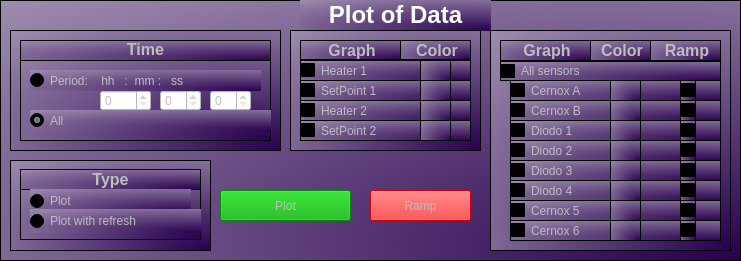
   <widget class="QFrame" name="plotofdata">
    <property name="enabled">
     <bool>true</bool>
    </property>
    <property name="geometry">
     <rect>
      <x>10</x>
      <y>30</y>
      <width>741</width>
      <height>261</height>
     </rect>
    </property>
    <property name="cursor">
     <cursorShape>ArrowCursor</cursorShape>
    </property>
    <property name="toolTip">
     <string/>
    </property>
    <property name="styleSheet">
     <string notr="true">background-color: qradialgradient(spread:pad, cx:0.531, cy:0.664773, radius:2, fx:1, fy:1, stop:0 rgba(40, 0, 78, 255), stop:1 rgba(255, 255, 255, 255));
</string>
    </property>
    <property name="frameShape">
     <enum>QFrame::StyledPanel</enum>
    </property>
    <property name="frameShadow">
     <enum>QFrame::Raised</enum>
    </property>
    <widget class="QFrame" name="frame">
     <property name="geometry">
      <rect>
       <x>10</x>
       <y>160</y>
       <width>201</width>
       <height>91</height>
      </rect>
     </property>
     <property name="styleSheet">
      <string notr="true">
font: 11pt &quot;Sans Serif&quot;;</string>
     </property>
     <property name="frameShape">
      <enum>QFrame::StyledPanel</enum>
     </property>
     <property name="frameShadow">
      <enum>QFrame::Raised</enum>
     </property>
     <widget class="QFrame" name="frame_7">
      <property name="geometry">
       <rect>
        <x>10</x>
        <y>9</y>
        <width>181</width>
        <height>71</height>
       </rect>
      </property>
      <property name="styleSheet">
       <string notr="true">font: 12pt &quot;Sans Serif&quot;;</string>
      </property>
      <property name="frameShape">
       <enum>QFrame::StyledPanel</enum>
      </property>
      <property name="frameShadow">
       <enum>QFrame::Raised</enum>
      </property>
      <widget class="QFrame" name="frame_9">
       <property name="geometry">
        <rect>
         <x>0</x>
         <y>0</y>
         <width>181</width>
         <height>21</height>
        </rect>
       </property>
       <property name="frameShape">
        <enum>QFrame::StyledPanel</enum>
       </property>
       <property name="frameShadow">
        <enum>QFrame::Raised</enum>
       </property>
       <widget class="QLabel" name="Type">
        <property name="enabled">
         <bool>false</bool>
        </property>
        <property name="geometry">
         <rect>
          <x>0</x>
          <y>0</y>
          <width>181</width>
          <height>21</height>
         </rect>
        </property>
        <property name="styleSheet">
         <string notr="true">background-color: rgba(0, 0, 0, 0);</string>
        </property>
        <property name="text">
         <string>&lt;html&gt;&lt;head/&gt;&lt;body&gt;&lt;p align=&quot;center&quot;&gt;&lt;span style=&quot; font-size:12pt; font-weight:600;&quot;&gt;Type&lt;/span&gt;&lt;/p&gt;&lt;/body&gt;&lt;/html&gt;</string>
        </property>
       </widget>
      </widget>
      <widget class="QRadioButton" name="grafica2">
       <property name="enabled">
        <bool>false</bool>
       </property>
       <property name="geometry">
        <rect>
         <x>10</x>
         <y>20</y>
         <width>161</width>
         <height>24</height>
        </rect>
       </property>
       <property name="styleSheet">
        <string notr="true">background-color: a(0);
font: 11pt &quot;Sans Serif&quot;;
</string>
       </property>
       <property name="text">
        <string>Plot </string>
       </property>
       <property name="checkable">
        <bool>true</bool>
       </property>
       <property name="checked">
        <bool>false</bool>
       </property>
      </widget>
      <widget class="QRadioButton" name="grafica1">
       <property name="enabled">
        <bool>false</bool>
       </property>
       <property name="geometry">
        <rect>
         <x>10</x>
         <y>40</y>
         <width>171</width>
         <height>24</height>
        </rect>
       </property>
       <property name="styleSheet">
        <string notr="true">background-color: a(0);
</string>
       </property>
       <property name="text">
        <string>Plot with refresh</string>
       </property>
       <property name="checked">
        <bool>false</bool>
       </property>
      </widget>
     </widget>
    </widget>
    <widget class="QFrame" name="frame_2">
     <property name="geometry">
      <rect>
       <x>10</x>
       <y>30</y>
       <width>271</width>
       <height>121</height>
      </rect>
     </property>
     <property name="styleSheet">
      <string notr="true">
font: 11pt &quot;Sans Serif&quot;;</string>
     </property>
     <property name="frameShape">
      <enum>QFrame::StyledPanel</enum>
     </property>
     <property name="frameShadow">
      <enum>QFrame::Raised</enum>
     </property>
     <widget class="QFrame" name="frame_6">
      <property name="geometry">
       <rect>
        <x>10</x>
        <y>10</y>
        <width>251</width>
        <height>101</height>
       </rect>
      </property>
      <property name="frameShape">
       <enum>QFrame::StyledPanel</enum>
      </property>
      <property name="frameShadow">
       <enum>QFrame::Raised</enum>
      </property>
      <widget class="QFrame" name="frame_4">
       <property name="geometry">
        <rect>
         <x>0</x>
         <y>0</y>
         <width>251</width>
         <height>21</height>
        </rect>
       </property>
       <property name="frameShape">
        <enum>QFrame::StyledPanel</enum>
       </property>
       <property name="frameShadow">
        <enum>QFrame::Raised</enum>
       </property>
       <widget class="QLabel" name="Time">
        <property name="enabled">
         <bool>false</bool>
        </property>
        <property name="geometry">
         <rect>
          <x>0</x>
          <y>0</y>
          <width>251</width>
          <height>20</height>
         </rect>
        </property>
        <property name="styleSheet">
         <string notr="true">
border: 0px solid black;
background-color: rgba(0, 0, 0, 0);</string>
        </property>
        <property name="text">
         <string>&lt;html&gt;&lt;head/&gt;&lt;body&gt;&lt;p align=&quot;center&quot;&gt;&lt;span style=&quot; font-size:12pt; font-weight:600;&quot;&gt;Time&lt;/span&gt;&lt;/p&gt;&lt;/body&gt;&lt;/html&gt;</string>
        </property>
       </widget>
      </widget>
      <widget class="QRadioButton" name="radioButton">
       <property name="enabled">
        <bool>false</bool>
       </property>
       <property name="geometry">
        <rect>
         <x>10</x>
         <y>30</y>
         <width>231</width>
         <height>21</height>
        </rect>
       </property>
       <property name="styleSheet">
        <string notr="true">background-color: a(0);</string>
       </property>
       <property name="text">
        <string>Period:    hh   :  mm :   ss</string>
       </property>
      </widget>
      <widget class="QSpinBox" name="hh">
       <property name="enabled">
        <bool>false</bool>
       </property>
       <property name="geometry">
        <rect>
         <x>80</x>
         <y>50</y>
         <width>51</width>
         <height>21</height>
        </rect>
       </property>
       <property name="styleSheet">
        <string notr="true">background-color: rgb(255, 255, 255);</string>
       </property>
      </widget>
      <widget class="QSpinBox" name="mm">
       <property name="enabled">
        <bool>false</bool>
       </property>
       <property name="geometry">
        <rect>
         <x>140</x>
         <y>50</y>
         <width>41</width>
         <height>21</height>
        </rect>
       </property>
       <property name="styleSheet">
        <string notr="true">background-color: rgb(255, 255, 255);</string>
       </property>
      </widget>
      <widget class="QSpinBox" name="ss">
       <property name="enabled">
        <bool>false</bool>
       </property>
       <property name="geometry">
        <rect>
         <x>190</x>
         <y>50</y>
         <width>41</width>
         <height>21</height>
        </rect>
       </property>
       <property name="styleSheet">
        <string notr="true">background-color: rgb(255, 255, 255);</string>
       </property>
      </widget>
      <widget class="QRadioButton" name="radioButton_2">
       <property name="enabled">
        <bool>false</bool>
       </property>
       <property name="geometry">
        <rect>
         <x>10</x>
         <y>70</y>
         <width>251</width>
         <height>21</height>
        </rect>
       </property>
       <property name="styleSheet">
        <string notr="true">background-color: a(0);</string>
       </property>
       <property name="text">
        <string>All</string>
       </property>
       <property name="checked">
        <bool>true</bool>
       </property>
      </widget>
      <zorder>ss</zorder>
      <zorder>frame_4</zorder>
      <zorder>radioButton</zorder>
      <zorder>hh</zorder>
      <zorder>mm</zorder>
      <zorder>radioButton_2</zorder>
     </widget>
    </widget>
    <widget class="QPushButton" name="pushButton">
     <property name="enabled">
      <bool>false</bool>
     </property>
     <property name="geometry">
      <rect>
       <x>220</x>
       <y>190</y>
       <width>131</width>
       <height>31</height>
      </rect>
     </property>
     <property name="toolTip">
      <string>&lt;html&gt;&lt;head/&gt;&lt;body&gt;&lt;p align=&quot;center&quot;&gt;Plot&lt;/p&gt;&lt;/body&gt;&lt;/html&gt;</string>
     </property>
     <property name="whatsThis">
      <string>&lt;html&gt;&lt;head/&gt;&lt;body&gt;&lt;p align=&quot;center&quot;&gt;Plot&lt;/p&gt;&lt;/body&gt;&lt;/html&gt;</string>
     </property>
     <property name="styleSheet">
      <string notr="true">background-color: rgb(0, 170, 0);
font: 12pt &quot;Sans Serif&quot;;</string>
     </property>
     <property name="text">
      <string>Plot</string>
     </property>
    </widget>
    <widget class="QLabel" name="label_4">
     <property name="enabled">
      <bool>true</bool>
     </property>
     <property name="geometry">
      <rect>
       <x>300</x>
       <y>0</y>
       <width>191</width>
       <height>31</height>
      </rect>
     </property>
     <property name="styleSheet">
      <string notr="true">background-color: a(0);</string>
     </property>
     <property name="text">
      <string>&lt;html&gt;&lt;head/&gt;&lt;body&gt;&lt;p align=&quot;center&quot;&gt;&lt;span style=&quot; font-size:18pt; font-weight:600; color:#ffffff;&quot;&gt;Plot of Data&lt;/span&gt;&lt;/p&gt;&lt;/body&gt;&lt;/html&gt;</string>
     </property>
    </widget>
    <widget class="QFrame" name="frame_11">
     <property name="geometry">
      <rect>
       <x>290</x>
       <y>30</y>
       <width>191</width>
       <height>121</height>
      </rect>
     </property>
     <property name="toolTip">
      <string>&lt;html&gt;&lt;head/&gt;&lt;body&gt;&lt;p align=&quot;center&quot;&gt;&lt;span style=&quot; font-size:12pt;&quot;&gt;Plot data of Heaters&lt;/span&gt;&lt;/p&gt;&lt;/body&gt;&lt;/html&gt;</string>
     </property>
     <property name="styleSheet">
      <string notr="true">border: 1px solid black;
font: 11pt &quot;Sans Serif&quot;;</string>
     </property>
     <property name="frameShape">
      <enum>QFrame::StyledPanel</enum>
     </property>
     <property name="frameShadow">
      <enum>QFrame::Raised</enum>
     </property>
     <widget class="QCheckBox" name="SetPoint1">
      <property name="enabled">
       <bool>false</bool>
      </property>
      <property name="geometry">
       <rect>
        <x>10</x>
        <y>50</y>
        <width>171</width>
        <height>21</height>
       </rect>
      </property>
      <property name="styleSheet">
       <string notr="true">background-color: a(0);
</string>
      </property>
      <property name="text">
       <string>SetPoint 1</string>
      </property>
     </widget>
     <widget class="QCheckBox" name="heater2">
      <property name="enabled">
       <bool>false</bool>
      </property>
      <property name="geometry">
       <rect>
        <x>10</x>
        <y>70</y>
        <width>171</width>
        <height>21</height>
       </rect>
      </property>
      <property name="styleSheet">
       <string notr="true">background-color: a(0);</string>
      </property>
      <property name="text">
       <string>Heater 2</string>
      </property>
     </widget>
     <widget class="QCheckBox" name="heater1">
      <property name="enabled">
       <bool>false</bool>
      </property>
      <property name="geometry">
       <rect>
        <x>10</x>
        <y>30</y>
        <width>171</width>
        <height>21</height>
       </rect>
      </property>
      <property name="styleSheet">
       <string notr="true">background-color: a(0);
</string>
      </property>
      <property name="text">
       <string>Heater 1</string>
      </property>
     </widget>
     <widget class="QCheckBox" name="SetPoint2">
      <property name="enabled">
       <bool>false</bool>
      </property>
      <property name="geometry">
       <rect>
        <x>10</x>
        <y>90</y>
        <width>171</width>
        <height>21</height>
       </rect>
      </property>
      <property name="styleSheet">
       <string notr="true">background-color: a(0);</string>
      </property>
      <property name="text">
       <string>SetPoint 2</string>
      </property>
     </widget>
     <widget class="QLabel" name="graph_heater_la">
      <property name="enabled">
       <bool>false</bool>
      </property>
      <property name="geometry">
       <rect>
        <x>10</x>
        <y>10</y>
        <width>101</width>
        <height>20</height>
       </rect>
      </property>
      <property name="styleSheet">
       <string notr="true"/>
      </property>
      <property name="text">
       <string>&lt;html&gt;&lt;head/&gt;&lt;body&gt;&lt;p align=&quot;center&quot;&gt;&lt;span style=&quot; font-size:12pt; font-weight:600;&quot;&gt;Graph&lt;/span&gt;&lt;/p&gt;&lt;/body&gt;&lt;/html&gt;</string>
      </property>
     </widget>
     <widget class="QLabel" name="color_heater">
      <property name="enabled">
       <bool>false</bool>
      </property>
      <property name="geometry">
       <rect>
        <x>110</x>
        <y>10</y>
        <width>71</width>
        <height>20</height>
       </rect>
      </property>
      <property name="styleSheet">
       <string notr="true"/>
      </property>
      <property name="text">
       <string>&lt;html&gt;&lt;head/&gt;&lt;body&gt;&lt;p align=&quot;center&quot;&gt;&lt;span style=&quot; font-size:12pt; font-weight:600;&quot;&gt;Color&lt;/span&gt;&lt;/p&gt;&lt;/body&gt;&lt;/html&gt;</string>
      </property>
     </widget>
     <widget class="QPushButton" name="color_H1">
      <property name="enabled">
       <bool>false</bool>
      </property>
      <property name="geometry">
       <rect>
        <x>130</x>
        <y>30</y>
        <width>31</width>
        <height>21</height>
       </rect>
      </property>
      <property name="styleSheet">
       <string notr="true">background-color: a(0);</string>
      </property>
      <property name="text">
       <string/>
      </property>
     </widget>
     <widget class="QPushButton" name="color_S1">
      <property name="enabled">
       <bool>false</bool>
      </property>
      <property name="geometry">
       <rect>
        <x>130</x>
        <y>50</y>
        <width>31</width>
        <height>21</height>
       </rect>
      </property>
      <property name="styleSheet">
       <string notr="true">background-color: a(0);</string>
      </property>
      <property name="text">
       <string/>
      </property>
     </widget>
     <widget class="QPushButton" name="color_H2">
      <property name="enabled">
       <bool>false</bool>
      </property>
      <property name="geometry">
       <rect>
        <x>130</x>
        <y>70</y>
        <width>31</width>
        <height>21</height>
       </rect>
      </property>
      <property name="styleSheet">
       <string notr="true">background-color: a(0);</string>
      </property>
      <property name="text">
       <string/>
      </property>
     </widget>
     <widget class="QPushButton" name="color_S2">
      <property name="enabled">
       <bool>false</bool>
      </property>
      <property name="geometry">
       <rect>
        <x>130</x>
        <y>90</y>
        <width>31</width>
        <height>21</height>
       </rect>
      </property>
      <property name="styleSheet">
       <string notr="true">background-color: a(0);</string>
      </property>
      <property name="text">
       <string/>
      </property>
     </widget>
    </widget>
    <widget class="QPushButton" name="ramp">
     <property name="enabled">
      <bool>false</bool>
     </property>
     <property name="geometry">
      <rect>
       <x>370</x>
       <y>190</y>
       <width>101</width>
       <height>31</height>
      </rect>
     </property>
     <property name="toolTip">
      <string>&lt;html&gt;&lt;head/&gt;&lt;body&gt;&lt;p align=&quot;center&quot;&gt;Ramp &lt;/p&gt;&lt;/body&gt;&lt;/html&gt;</string>
     </property>
     <property name="styleSheet">
      <string notr="true">background-color: rgb(255, 0, 0);
font: 12pt &quot;Sans Serif&quot;;</string>
     </property>
     <property name="text">
      <string>Ramp</string>
     </property>
    </widget>
    <widget class="QFrame" name="frame_3">
     <property name="geometry">
      <rect>
       <x>490</x>
       <y>30</y>
       <width>241</width>
       <height>221</height>
      </rect>
     </property>
     <property name="toolTip">
      <string>&lt;html&gt;&lt;head/&gt;&lt;body&gt;&lt;p&gt;&lt;span style=&quot; font-size:12pt;&quot;&gt;Sensors&lt;/span&gt;&lt;/p&gt;&lt;/body&gt;&lt;/html&gt;</string>
     </property>
     <property name="styleSheet">
      <string notr="true">border: 1px solid black;
font: 11pt &quot;Sans Serif&quot;;</string>
     </property>
     <property name="frameShape">
      <enum>QFrame::StyledPanel</enum>
     </property>
     <property name="frameShadow">
      <enum>QFrame::Raised</enum>
     </property>
     <widget class="QCheckBox" name="Todos">
      <property name="enabled">
       <bool>false</bool>
      </property>
      <property name="geometry">
       <rect>
        <x>10</x>
        <y>31</y>
        <width>221</width>
        <height>20</height>
       </rect>
      </property>
      <property name="styleSheet">
       <string notr="true">background-color: a(0);
</string>
      </property>
      <property name="text">
       <string>All sensors</string>
      </property>
      <property name="checked">
       <bool>false</bool>
      </property>
     </widget>
     <widget class="QCheckBox" name="CA">
      <property name="enabled">
       <bool>false</bool>
      </property>
      <property name="geometry">
       <rect>
        <x>20</x>
        <y>50</y>
        <width>211</width>
        <height>21</height>
       </rect>
      </property>
      <property name="styleSheet">
       <string notr="true">background-color: a(0);
</string>
      </property>
      <property name="text">
       <string>Cernox A</string>
      </property>
      <property name="checked">
       <bool>false</bool>
      </property>
     </widget>
     <widget class="QCheckBox" name="CB">
      <property name="enabled">
       <bool>false</bool>
      </property>
      <property name="geometry">
       <rect>
        <x>20</x>
        <y>70</y>
        <width>211</width>
        <height>21</height>
       </rect>
      </property>
      <property name="styleSheet">
       <string notr="true">background-color: a(0);</string>
      </property>
      <property name="text">
       <string>Cernox B</string>
      </property>
      <property name="checked">
       <bool>false</bool>
      </property>
     </widget>
     <widget class="QCheckBox" name="D1">
      <property name="enabled">
       <bool>false</bool>
      </property>
      <property name="geometry">
       <rect>
        <x>20</x>
        <y>90</y>
        <width>211</width>
        <height>21</height>
       </rect>
      </property>
      <property name="styleSheet">
       <string notr="true">background-color: a(0);</string>
      </property>
      <property name="text">
       <string>Diodo 1</string>
      </property>
      <property name="checked">
       <bool>false</bool>
      </property>
     </widget>
     <widget class="QCheckBox" name="D2">
      <property name="enabled">
       <bool>false</bool>
      </property>
      <property name="geometry">
       <rect>
        <x>20</x>
        <y>110</y>
        <width>211</width>
        <height>21</height>
       </rect>
      </property>
      <property name="styleSheet">
       <string notr="true">background-color: a(0);</string>
      </property>
      <property name="text">
       <string>Diodo 2</string>
      </property>
      <property name="checked">
       <bool>false</bool>
      </property>
     </widget>
     <widget class="QCheckBox" name="D3">
      <property name="enabled">
       <bool>false</bool>
      </property>
      <property name="geometry">
       <rect>
        <x>20</x>
        <y>130</y>
        <width>211</width>
        <height>21</height>
       </rect>
      </property>
      <property name="styleSheet">
       <string notr="true">background-color: a(0);</string>
      </property>
      <property name="text">
       <string>Diodo 3</string>
      </property>
      <property name="checked">
       <bool>false</bool>
      </property>
     </widget>
     <widget class="QCheckBox" name="D4">
      <property name="enabled">
       <bool>false</bool>
      </property>
      <property name="geometry">
       <rect>
        <x>20</x>
        <y>150</y>
        <width>211</width>
        <height>21</height>
       </rect>
      </property>
      <property name="styleSheet">
       <string notr="true">background-color: a(0);</string>
      </property>
      <property name="text">
       <string>Diodo 4</string>
      </property>
      <property name="checked">
       <bool>false</bool>
      </property>
     </widget>
     <widget class="QCheckBox" name="C5">
      <property name="enabled">
       <bool>false</bool>
      </property>
      <property name="geometry">
       <rect>
        <x>20</x>
        <y>170</y>
        <width>211</width>
        <height>21</height>
       </rect>
      </property>
      <property name="styleSheet">
       <string notr="true">background-color: a(0);</string>
      </property>
      <property name="text">
       <string>Cernox 5</string>
      </property>
      <property name="checked">
       <bool>false</bool>
      </property>
     </widget>
     <widget class="QCheckBox" name="C6">
      <property name="enabled">
       <bool>false</bool>
      </property>
      <property name="geometry">
       <rect>
        <x>20</x>
        <y>190</y>
        <width>211</width>
        <height>21</height>
       </rect>
      </property>
      <property name="styleSheet">
       <string notr="true">background-color: a(0);</string>
      </property>
      <property name="text">
       <string>Cernox 6</string>
      </property>
      <property name="checked">
       <bool>false</bool>
      </property>
     </widget>
     <widget class="QCheckBox" name="ramp_CA">
      <property name="enabled">
       <bool>false</bool>
      </property>
      <property name="geometry">
       <rect>
        <x>190</x>
        <y>50</y>
        <width>16</width>
        <height>21</height>
       </rect>
      </property>
      <property name="styleSheet">
       <string notr="true">background-color: a(0);
color: rgb( 255, 0, 0);

</string>
      </property>
      <property name="text">
       <string/>
      </property>
     </widget>
     <widget class="QCheckBox" name="ramp_C5">
      <property name="enabled">
       <bool>false</bool>
      </property>
      <property name="geometry">
       <rect>
        <x>190</x>
        <y>170</y>
        <width>16</width>
        <height>21</height>
       </rect>
      </property>
      <property name="styleSheet">
       <string notr="true">background-color: a(0);
color: rgb( 255, 0, 0);</string>
      </property>
      <property name="text">
       <string/>
      </property>
     </widget>
     <widget class="QCheckBox" name="ramp_D1">
      <property name="enabled">
       <bool>false</bool>
      </property>
      <property name="geometry">
       <rect>
        <x>190</x>
        <y>90</y>
        <width>16</width>
        <height>21</height>
       </rect>
      </property>
      <property name="styleSheet">
       <string notr="true">background-color: a(0);
color: rgb( 255, 0, 0);</string>
      </property>
      <property name="text">
       <string/>
      </property>
     </widget>
     <widget class="QCheckBox" name="ramp_C6">
      <property name="enabled">
       <bool>false</bool>
      </property>
      <property name="geometry">
       <rect>
        <x>190</x>
        <y>190</y>
        <width>16</width>
        <height>21</height>
       </rect>
      </property>
      <property name="styleSheet">
       <string notr="true">background-color: a(0);
color: rgb( 255, 0, 0);</string>
      </property>
      <property name="text">
       <string/>
      </property>
     </widget>
     <widget class="QCheckBox" name="ramp_D4">
      <property name="enabled">
       <bool>false</bool>
      </property>
      <property name="geometry">
       <rect>
        <x>190</x>
        <y>150</y>
        <width>16</width>
        <height>21</height>
       </rect>
      </property>
      <property name="styleSheet">
       <string notr="true">background-color: a(0);
color: rgb( 255, 0, 0);</string>
      </property>
      <property name="text">
       <string/>
      </property>
     </widget>
     <widget class="QCheckBox" name="ramp_D3">
      <property name="enabled">
       <bool>false</bool>
      </property>
      <property name="geometry">
       <rect>
        <x>190</x>
        <y>130</y>
        <width>16</width>
        <height>21</height>
       </rect>
      </property>
      <property name="styleSheet">
       <string notr="true">background-color: a(0);
color: rgb( 255, 0, 0);</string>
      </property>
      <property name="text">
       <string/>
      </property>
     </widget>
     <widget class="QCheckBox" name="ramp_D2">
      <property name="enabled">
       <bool>false</bool>
      </property>
      <property name="geometry">
       <rect>
        <x>190</x>
        <y>110</y>
        <width>16</width>
        <height>21</height>
       </rect>
      </property>
      <property name="styleSheet">
       <string notr="true">background-color: a(0);
color: rgb( 255, 0, 0);</string>
      </property>
      <property name="text">
       <string/>
      </property>
     </widget>
     <widget class="QCheckBox" name="ramp_CB">
      <property name="enabled">
       <bool>false</bool>
      </property>
      <property name="geometry">
       <rect>
        <x>190</x>
        <y>70</y>
        <width>16</width>
        <height>21</height>
       </rect>
      </property>
      <property name="styleSheet">
       <string notr="true">background-color: a(0);
color: rgb( 255, 0, 0);</string>
      </property>
      <property name="text">
       <string/>
      </property>
     </widget>
     <widget class="QLabel" name="ramp_la">
      <property name="enabled">
       <bool>false</bool>
      </property>
      <property name="geometry">
       <rect>
        <x>160</x>
        <y>10</y>
        <width>71</width>
        <height>21</height>
       </rect>
      </property>
      <property name="styleSheet">
       <string notr="true"/>
      </property>
      <property name="text">
       <string>&lt;html&gt;&lt;head/&gt;&lt;body&gt;&lt;p align=&quot;center&quot;&gt;&lt;span style=&quot; font-size:12pt; font-weight:600;&quot;&gt;Ramp&lt;br/&gt;&lt;/span&gt;&lt;/p&gt;&lt;/body&gt;&lt;/html&gt;</string>
      </property>
     </widget>
     <widget class="QLabel" name="color_sensor">
      <property name="enabled">
       <bool>false</bool>
      </property>
      <property name="geometry">
       <rect>
        <x>100</x>
        <y>10</y>
        <width>61</width>
        <height>21</height>
       </rect>
      </property>
      <property name="styleSheet">
       <string notr="true"/>
      </property>
      <property name="text">
       <string>&lt;html&gt;&lt;head/&gt;&lt;body&gt;&lt;p align=&quot;center&quot;&gt;&lt;span style=&quot; font-size:12pt; font-weight:600;&quot;&gt;Color&lt;/span&gt;&lt;/p&gt;&lt;/body&gt;&lt;/html&gt;</string>
      </property>
     </widget>
     <widget class="QLabel" name="graph_sensor">
      <property name="enabled">
       <bool>false</bool>
      </property>
      <property name="geometry">
       <rect>
        <x>10</x>
        <y>10</y>
        <width>91</width>
        <height>21</height>
       </rect>
      </property>
      <property name="styleSheet">
       <string notr="true"/>
      </property>
      <property name="text">
       <string>&lt;html&gt;&lt;head/&gt;&lt;body&gt;&lt;p align=&quot;center&quot;&gt;&lt;span style=&quot; font-size:12pt; font-weight:600;&quot;&gt;Graph&lt;/span&gt;&lt;/p&gt;&lt;/body&gt;&lt;/html&gt;</string>
      </property>
     </widget>
     <widget class="QPushButton" name="color_CA">
      <property name="enabled">
       <bool>false</bool>
      </property>
      <property name="geometry">
       <rect>
        <x>120</x>
        <y>50</y>
        <width>31</width>
        <height>21</height>
       </rect>
      </property>
      <property name="styleSheet">
       <string notr="true">background-color: a(0);</string>
      </property>
      <property name="text">
       <string/>
      </property>
     </widget>
     <widget class="QPushButton" name="color_CB">
      <property name="enabled">
       <bool>false</bool>
      </property>
      <property name="geometry">
       <rect>
        <x>120</x>
        <y>70</y>
        <width>31</width>
        <height>21</height>
       </rect>
      </property>
      <property name="styleSheet">
       <string notr="true">background-color: a(0);</string>
      </property>
      <property name="text">
       <string/>
      </property>
     </widget>
     <widget class="QPushButton" name="color_D1">
      <property name="enabled">
       <bool>false</bool>
      </property>
      <property name="geometry">
       <rect>
        <x>120</x>
        <y>90</y>
        <width>31</width>
        <height>21</height>
       </rect>
      </property>
      <property name="styleSheet">
       <string notr="true">background-color: a(0);</string>
      </property>
      <property name="text">
       <string/>
      </property>
     </widget>
     <widget class="QPushButton" name="color_D2">
      <property name="enabled">
       <bool>false</bool>
      </property>
      <property name="geometry">
       <rect>
        <x>120</x>
        <y>110</y>
        <width>31</width>
        <height>21</height>
       </rect>
      </property>
      <property name="styleSheet">
       <string notr="true">background-color: a(0);</string>
      </property>
      <property name="text">
       <string/>
      </property>
     </widget>
     <widget class="QPushButton" name="color_D3">
      <property name="enabled">
       <bool>false</bool>
      </property>
      <property name="geometry">
       <rect>
        <x>120</x>
        <y>130</y>
        <width>31</width>
        <height>21</height>
       </rect>
      </property>
      <property name="styleSheet">
       <string notr="true">background-color: a(0);</string>
      </property>
      <property name="text">
       <string/>
      </property>
     </widget>
     <widget class="QPushButton" name="color_D4">
      <property name="enabled">
       <bool>false</bool>
      </property>
      <property name="geometry">
       <rect>
        <x>120</x>
        <y>150</y>
        <width>31</width>
        <height>21</height>
       </rect>
      </property>
      <property name="styleSheet">
       <string notr="true">background-color: a(0);</string>
      </property>
      <property name="text">
       <string/>
      </property>
     </widget>
     <widget class="QPushButton" name="color_C5">
      <property name="enabled">
       <bool>false</bool>
      </property>
      <property name="geometry">
       <rect>
        <x>120</x>
        <y>170</y>
        <width>31</width>
        <height>21</height>
       </rect>
      </property>
      <property name="styleSheet">
       <string notr="true">background-color: a(0);</string>
      </property>
      <property name="text">
       <string/>
      </property>
     </widget>
     <widget class="QPushButton" name="color_C6">
      <property name="enabled">
       <bool>false</bool>
      </property>
      <property name="geometry">
       <rect>
        <x>120</x>
        <y>190</y>
        <width>31</width>
        <height>21</height>
       </rect>
      </property>
      <property name="styleSheet">
       <string notr="true">background-color: a(0);</string>
      </property>
      <property name="text">
       <string/>
      </property>
     </widget>
     <zorder>CA</zorder>
     <zorder>CB</zorder>
     <zorder>D1</zorder>
     <zorder>D2</zorder>
     <zorder>D3</zorder>
     <zorder>D4</zorder>
     <zorder>C5</zorder>
     <zorder>C6</zorder>
     <zorder>ramp_CA</zorder>
     <zorder>ramp_C5</zorder>
     <zorder>ramp_D1</zorder>
     <zorder>ramp_C6</zorder>
     <zorder>ramp_D4</zorder>
     <zorder>ramp_D3</zorder>
     <zorder>ramp_D2</zorder>
     <zorder>ramp_CB</zorder>
     <zorder>ramp_la</zorder>
     <zorder>Todos</zorder>
     <zorder>color_sensor</zorder>
     <zorder>graph_sensor</zorder>
     <zorder>color_CA</zorder>
     <zorder>color_CB</zorder>
     <zorder>color_D1</zorder>
     <zorder>color_D2</zorder>
     <zorder>color_D3</zorder>
     <zorder>color_D4</zorder>
     <zorder>color_C5</zorder>
     <zorder>color_C6</zorder>
    </widget>
    <zorder>frame_2</zorder>
    <zorder>label_4</zorder>
    <zorder>frame</zorder>
    <zorder>pushButton</zorder>
    <zorder>frame_11</zorder>
    <zorder>ramp</zorder>
    <zorder>frame_3</zorder>
   </widget>
